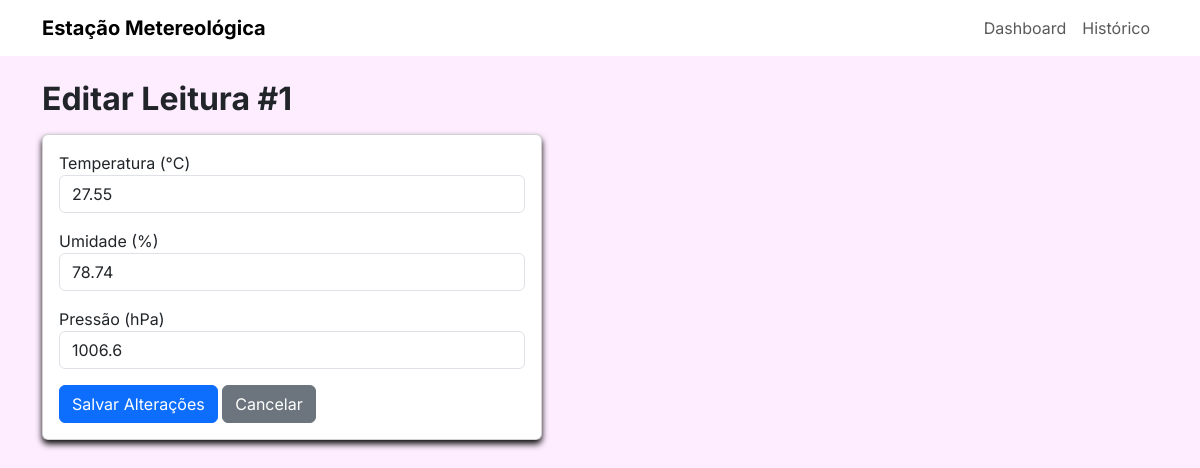
The page /editar/1 on the database its author committed.
### tables this page shows
CREATE TABLE leituras (
    id INTEGER PRIMARY KEY AUTOINCREMENT,
    temperatura REAL NOT NULL,
    umidade REAL NOT NULL,
    pressao REAL,
    localizacao TEXT DEFAULT 'Lab',
    timestamp DATETIME DEFAULT (datetime('now', 'localtime'))
);

### app.py (the view)
@app.route('/editar/<int:id>', methods=['GET'])
def editar_page(id):
    leitura = database.buscar_leitura(id)
    if not leitura:
        return "Leitura não encontrada", 404
    return render_template('editar.html', leitura=leitura)

### database.py (called while the page is built)
def get_db_connection():
    conn = sqlite3.connect(DB_PATH, timeout=10)
    conn.execute('PRAGMA journal_mode=WAL')
    conn.execute('PRAGMA busy_timeout=5000')
    conn.row_factory = sqlite3.Row
    return conn

def buscar_leitura(id):
    conn = get_db_connection()
    leitura = conn.execute('SELECT * FROM leituras WHERE id = ?', (id,)).fetchone()
    conn.close()
    return dict(leitura) if leitura else None

### templates/editar.html
{% extends 'base.html' %}
{% block content %}
<h2>Editar Leitura #{{ leitura.id }}</h2>
<div class="card mt-3" style="max-width: 500px;">
    <div class="card-body">
        <form id="formEditar" onsubmit="atualizarLeitura(event, {{ leitura.id }})">
            <div class="mb-3">
                <label>Temperatura (°C)</label>
                <input type="number" step="0.01" class="form-control" id="temp" value="{{ leitura.temperatura }}" required>
            </div>
            <div class="mb-3">
                <label>Umidade (%)</label>
                <input type="number" step="0.01" class="form-control" id="umid" value="{{ leitura.umidade }}" required>
            </div>
            <div class="mb-3">
                <label>Pressão (hPa)</label>
                <input type="number" step="0.01" class="form-control" id="press" value="{{ leitura.pressao or '' }}">
            </div>
            <button type="submit" class="btn btn-primary">Salvar Alterações</button>
            <a href="/historico" class="btn btn-secondary">Cancelar</a>
        </form>
    </div>
</div>
{% endblock %}

### static/css/style.css (style rules this page uses)
body { background-color: #feedff; font-family: 'Inter', sans-serif; -webkit-font-smoothing: antialiased; }
h2, .card-header, .navbar-brand { font-family: 'Inter', sans-serif; font-weight: 700; }
.card { box-shadow: 0 4px 6px rgba(0, 0, 0, 0.949); }

### rows shown on the page
leituras: id "1", temperatura "27.55", umidade "78.74", pressao "1006.6"
